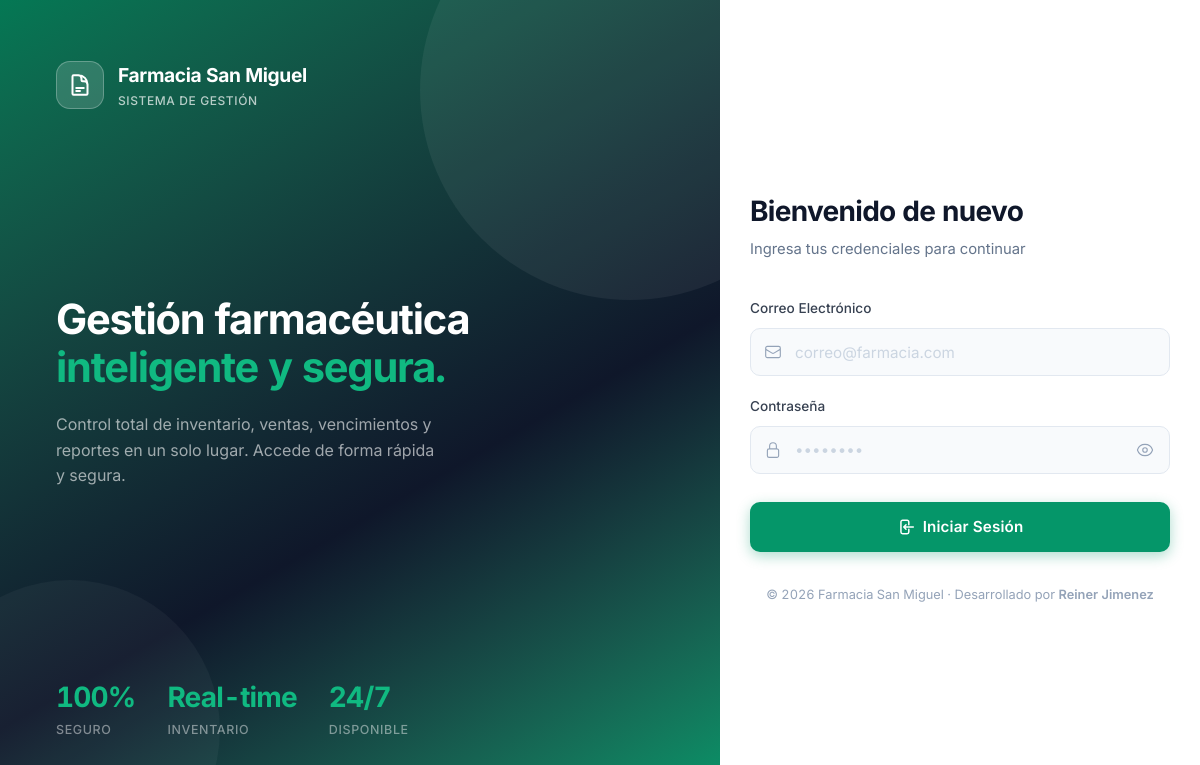
The app's page /auth/login.php with its own data.
### tables this page shows
CREATE TABLE IF NOT EXISTS branding (
  id                       INT PRIMARY KEY AUTO_INCREMENT,
  farmacia_nombre          VARCHAR(150) NOT NULL DEFAULT 'Mi Farmacia',
  farmacia_slogan          VARCHAR(255)          DEFAULT 'Sistema de Gestión Profesional',
  farmacia_color_primario  VARCHAR(7)   NOT NULL DEFAULT '#059669',
  farmacia_color_secundario VARCHAR(7)  NOT NULL DEFAULT '#10b981',
  farmacia_logo_url        VARCHAR(500)          DEFAULT NULL,
  farmacia_direccion       VARCHAR(300)          DEFAULT NULL,
  farmacia_telefono        VARCHAR(30)           DEFAULT NULL,
  farmacia_ruc             VARCHAR(20)           DEFAULT NULL,
  activo                   TINYINT(1)            DEFAULT 1,
  actualizado_en           DATETIME              DEFAULT CURRENT_TIMESTAMP ON UPDATE CURRENT_TIMESTAMP,
  actualizado_por          INT                   DEFAULT NULL,
  FOREIGN KEY (actualizado_por) REFERENCES usuarios(id) ON DELETE SET NULL
);

### config/branding.php (called while the page is built, shortened)
<?php
function branding(): array {
    if (isset($_SESSION['_branding_cache']) && is_array($_SESSION['_branding_cache'])) {
        return $_SESSION['_branding_cache'];
    }
    $defaults = _branding_defaults();
    try {
        $pdo  = conectar();
        $stmt = $pdo->query("SELECT * FROM branding WHERE activo = 1 ORDER BY id ASC LIMIT 1");
        $row  = $stmt ? $stmt->fetch(PDO::FETCH_ASSOC) : null;
        if ($row) {
            $config = array_merge($defaults, array_filter($row, fn($v) => $v !== null));
        } else {
            $config = $defaults;
        }
    } catch (Throwable $e) {
        $config = $defaults;
    }
    $config['_color_hover']     = _color_darken($config['farmacia_color_primario'], 10);
    $config['_color_claro']     = _color_lighten($config['farmacia_color_primario'], 88);
    $config['_color_muy_oscuro']= _color_darken($config['farmacia_color_primario'], 30);
    return $config;
}
function _branding_defaults(): array {
    return [
        'id'                       => 1,
        'farmacia_nombre'          => 'Farmacia San Miguel',
        'farmacia_slogan'          => 'Sistema de Gestión',
        'farmacia_color_primario'  => '#059669',
        'farmacia_color_secundario'=> '#10b981',
        'farmacia_logo_url'        => null,
        'farmacia_direccion'       => null,
        'farmacia_telefono'        => null,
        'farmacia_ruc'             => null,
        'activo'                   => 1,
    ];
}
function _color_darken(string $hex, int $percent): string {
    [$r, $g, $b] = _hex_to_rgb($hex);
    $factor = 1 - ($percent / 100);
    return _rgb_to_hex(
        (int)round($r * $factor),
        (int)round($g * $factor),
        (int)round($b * $factor)
    );
}
function _color_lighten(string $hex, int $percent): string {
    [$r, $g, $b] = _hex_to_rgb($hex);
    $factor = $percent / 100;
    return _rgb_to_hex(
        (int)round($r + (255 - $r) * $factor),
        (int)round($g + (255 - $g) * $factor),
        (int)round($b + (255 - $b) * $factor)
    );
}
function _hex_to_rgb(string $hex): array {
    $hex = ltrim($hex, '#');
    return [hexdec(substr($hex, 0, 2)), hexdec(substr($hex, 2, 2)), hexdec(substr($hex, 4, 2))];
}
function _rgb_to_hex(int $r, int $g, int $b): string {
    return sprintf('#%02x%02x%02x',
        max(0, min(255, $r)),
        max(0, min(255, $g)),
        max(0, min(255, $b))
    );
}

### auth/login.php (the view, shortened to what this page needs)
<?php
require_once __DIR__ . '/../config/branding.php';
$_br = branding();
$_br_nombre   = htmlspecialchars($_br['farmacia_nombre']);
$_br_slogan   = htmlspecialchars($_br['farmacia_slogan'] ?? 'Sistema de Gestión');
?>
<!DOCTYPE html>
<html lang="es">
<head>
    <link rel="stylesheet" href="../assets/css/main.css?v=2.1">
    <link rel="stylesheet" href="../assets/css/components.css?v=2.1">
</head>
<body>
    <div class="login-panel-left">
        <div class="left-brand">
            <div class="left-brand-icon">
            </div>
            <div>
                <div class="left-brand-name"><?= $_br_nombre ?></div>
                <div class="left-brand-sub"><?= $_br_slogan ?></div>
            </div>
        </div>
        <div class="left-center">
            <h1 class="left-headline">Gestión farmacéutica<br><span>inteligente y segura.</span></h1>
            <p class="left-desc">Control total de inventario, ventas, vencimientos y reportes en un solo lugar. Accede de forma rápida y segura.</p>
        </div>
        <div class="left-stats">
            <div class="stat-item">
                <div class="stat-value">100%</div>
                <div class="stat-label">Seguro</div>
            </div>
            <div class="stat-item">
                <div class="stat-value">Real-time</div>
                <div class="stat-label">Inventario</div>
            </div>
            <div class="stat-item">
                <div class="stat-value">24/7</div>
                <div class="stat-label">Disponible</div>
            </div>
        </div>
    </div>
    <div class="login-panel-right">
        <div class="login-form-wrap">
            <h1 class="login-heading">Bienvenido de nuevo</h1>
            <p class="login-subheading">Ingresa tus credenciales para continuar</p>
            <form action="login.php" method="POST" novalidate>
                <div class="field-group">
                    <label class="field-label" for="email">Correo Electrónico</label>
                    <div class="field-input-wrap">
                        <input type="email" name="email" id="email" class="field-input"
                               placeholder="correo@farmacia.com" required autofocus
                               autocomplete="email"
                               value="<?= htmlspecialchars($_POST['email'] ?? '') ?>">
                    </div>
                </div>
                <div class="field-group">
                    <label class="field-label" for="password">Contraseña</label>
                    <div class="field-input-wrap">
                        <input type="password" name="password" id="password" class="field-input"
                               placeholder="••••••••" required autocomplete="current-password">
                        <button type="button" class="toggle-pw" id="toggle-pw" aria-label="Mostrar contraseña">
                        </button>
                    </div>
                </div>
                <button type="submit" class="btn-login" id="btn-login">
                    Iniciar Sesión
                </button>
            </form>
            <p class="login-footer">© <?= date('Y') ?> <?= $_br_nombre ?> · Desarrollado por <a href="https://www.linkedin.com/in/reiner-jairo-jim%C3%A9nez-huaman-9234a9388/" target="_blank" rel="noopener noreferrer" style="color: inherit; font-weight: 600;">Reiner Jimenez</a></p>
        </div>
    </div>
</body>
</html>

### assets/css/main.css (style rules this page uses)
:root { --verde-900: #064e3b; --verde-800: #065f46; --verde-700: #047857; --verde-600: #059669; --verde-500: #10b981; --verde-400: #34d399; --verde-300: #6ee7b7; --verde-100: #d1fae5; --verde-50: #ecfdf5; --bg-app: #f1f5f9; --bg-sidebar: #0f172a; --bg-card: #ffffff; --bg-input: #f8fafc; --bg-hover: #f1f5f9; --texto-primario: #0f172a; --texto-secundario: #475569; --texto-terciario: #94a3b8; --texto-sidebar: #cbd5e1; --texto-sidebar-act: #ffffff; --texto-inverso: #ffffff; --borde: #e2e8f0; --borde-focus: #10b981; --borde-input: #cbd5e1; --semaforo-rojo-bg: #fef2f2; --semaforo-rojo-texto: #dc2626; --semaforo-rojo-borde: #fca5a5; --semaforo-amarillo-bg: #fffbeb; --semaforo-amarillo-texto: #d97706; --semaforo-amarillo-borde: #fcd34d; --semaforo-verde-bg: #f0fdf4; --semaforo-verde-texto: #16a34a; --semaforo-verde-borde: #86efac; --color-exito: #10b981; --color-exito-bg: #ecfdf5; --color-advertencia: #f59e0b; --color-advertencia-bg: #fffbeb; --color-peligro: #ef4444; --color-peligro-bg: #fef2f2; --color-info: #3b82f6; --color-info-bg: #eff6ff; --kpi-ventas-bg: #ecfdf5; --kpi-ventas-icon: #059669; --kpi-tx-bg: #eff6ff; --kpi-tx-icon: #3b82f6; --kpi-stock-bg: #fef2f2; --kpi-stock-icon: #ef4444; --kpi-vence-bg: #fffbeb; --kpi-vence-icon: #d97706; --fuente: 'Inter', system-ui, -apple-system, sans-serif; --text-xs: 0.75rem; --text-sm: 0.875rem; --text-base: 1rem; --text-lg: 1.125rem; --text-xl: 1.25rem; --text-2xl: 1.5rem; --text-3xl: 1.875rem; --espacio-1: 0.25rem; --espacio-2: 0.5rem; --espacio-3: 0.75rem; --espacio-4: 1rem; --espacio-5: 1.25rem; --espacio-6: 1.5rem; --espacio-8: 2rem; --espacio-10: 2.5rem; --espacio-12: 3rem; --radio-sm: 6px; --radio: 10px; --radio-lg: 14px; --radio-xl: 20px; --radio-full: 9999px; --sombra-xs: 0 1px 2px rgba(0,0,0,0.05); --sombra-sm: 0 1px 3px rgba(0,0,0,0.08), 0 1px 2px rgba(0,0,0,0.04); --sombra: 0 4px 6px rgba(0,0,0,0.05), 0 2px 4px rgba(0,0,0,0.04); --sombra-md: 0 10px 15px rgba(0,0,0,0.07), 0 4px 6px rgba(0,0,0,0.04); --sombra-lg: 0 20px 25px rgba(0,0,0,0.08), 0 10px 10px rgba(0,0,0,0.03); --transicion: all 0.15s ease; --transicion-lenta: all 0.25s ease; --sidebar-ancho: 240px; --sidebar-ancho-col: 64px; --topbar-alto: 60px; --contenido-padding: 24px; --z-base: 1; --z-dropdown: 10; --z-sticky: 20; --z-sidebar: 30; --z-overlay: 40; --z-modal: 50; --color-primario: #047857; --color-primario-claro: #ecfdf5; --color-primario-hover: #065f46; --color-acento: #10b981; --color-fondo: #f1f5f9; --color-superficie: #ffffff; --color-borde: #e2e8f0; --color-texto: #0f172a; --color-texto-secundario: #475569; --radio: 10px; --sombra: 0 1px 3px rgba(0,0,0,0.08), 0 1px 2px rgba(0,0,0,0.04); --sombra-md: 0 10px 15px rgba(0,0,0,0.07), 0 4px 6px rgba(0,0,0,0.04); }
*, *::before, *::after { box-sizing: border-box; margin: 0; padding: 0; }
html { scroll-behavior: smooth; -webkit-text-size-adjust: 100%; }
body { font-family: var(--fuente); background-color: var(--bg-app); color: var(--texto-primario); line-height: 1.6; font-size: var(--text-base); -webkit-font-smoothing: antialiased; -moz-osx-font-smoothing: grayscale; font-variant-numeric: tabular-nums; }
h1, h2, h3, h4, h5, h6 { font-weight: 600; line-height: 1.25; color: var(--texto-primario); letter-spacing: -0.01em; }
h1 { font-size: var(--text-2xl); font-weight: 700; }
p { max-width: 65ch; line-height: 1.7; }
a { text-decoration: none; color: inherit; }
button, input, select, textarea { font-family: inherit; font-size: inherit; }

### records on screen
branding: farmacia_nombre "Farmacia San Miguel", farmacia_slogan "SISTEMA DE GESTIÓN"
